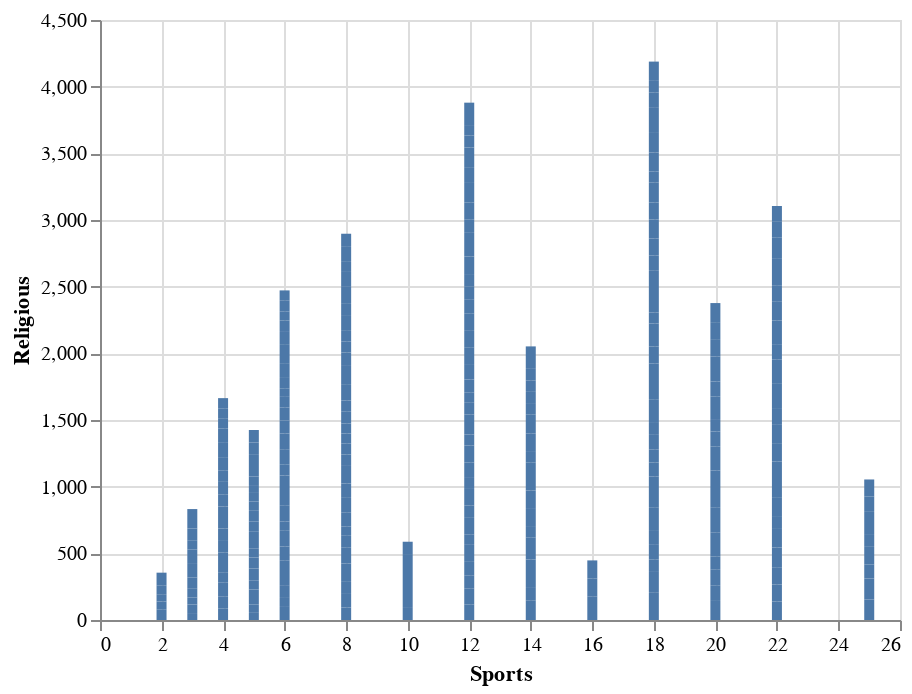

Notebook code for this chart:
### Code cell
dashboard1 = alt.Chart(holiday).mark_bar().encode(
    x = 'Sports',
    y = 'Religious'
)
dashboard1

### Figure 1 — Vega-Lite specification as saved in the notebook (floating-point values rounded to 4 significant figures; data arrays with more than 128 entries replaced by an {"elided": "..."} marker saying what was removed)
{"config": {"view": {"continuousWidth": 400, "continuousHeight": 300}}, "data": {"name": "data-67ea7bdb3b16b11b383ac364ea6cedd5"}, "mark": "bar", "encoding": {"x": {"type": "quantitative", "field": "Sports"}, "y": {"type": "quantitative", "field": "Religious"}}, "$schema": "https://vega.github.io/schema/vega-lite/v4.8.1.json", "datasets": {"data-67ea7bdb3b16b11b383ac364ea6cedd5": {"elided": "249 records"}}}
